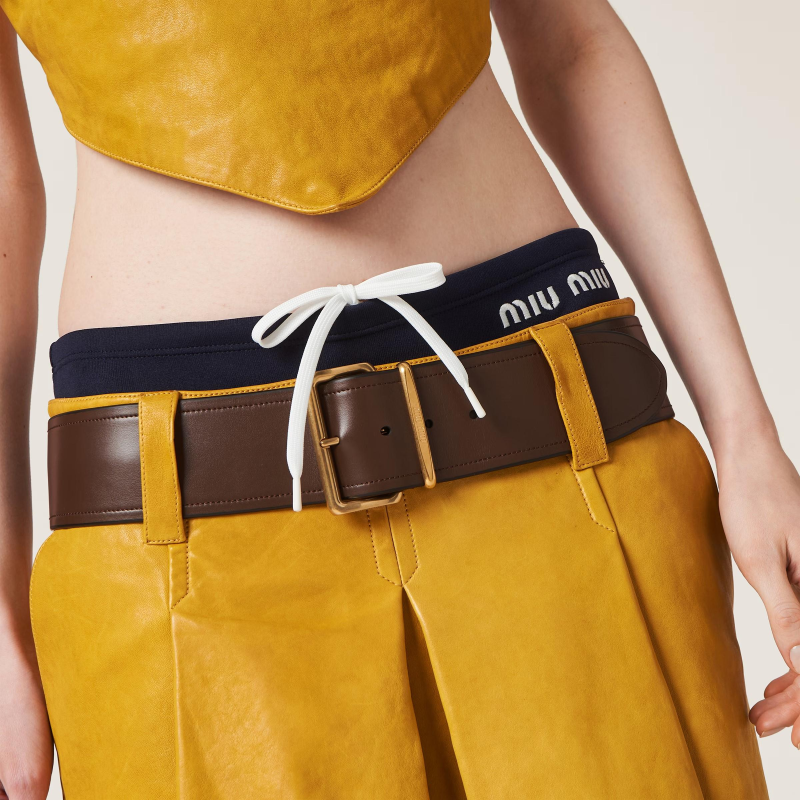
#> input picture content/inputs/test/cloth/cloth.jpg, 2400 x 2400 px, found by its file name (shown at 1/3 size); its folder holds only this picture in this run
$ python run.py
#> lines starting #> are read from the running program, lines starting #| are printed output that depends on the picture
from PIL import Image
import os


# running the preprocessing

def resize_img(path):
    im = Image.open(path)
#> im is the input picture: PIL image 2400x2400 RGB; mean R, G, B 179.5, 137.8, 79.7
    im = im.resize((768, 1024))
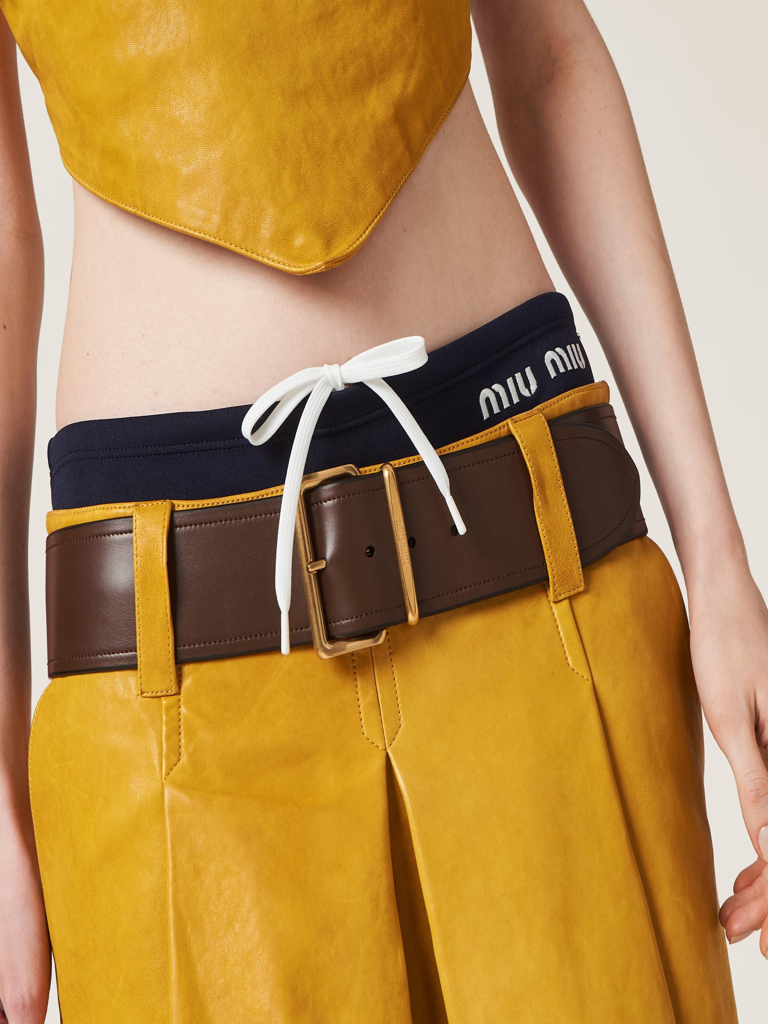
#> im: PIL image 768x1024 RGB; mean R, G, B 179.5, 137.8, 79.7
    im.save(path)


for path in os.listdir('/Users/helen/OneDrive/Documents/Repos/VirtualTryOn/content/inputs/test/cloth/'):
    resize_img(f'/Users/helen/OneDrive/Documents/Repos/VirtualTryOn/content/inputs/test/cloth/{path}')

os.chdir('/Users/helen/OneDrive/Documents/Repos/VirtualTryOn/clothes-virtual-try-on')
os.system("rm -rf /Users/helen/OneDrive/Documents/Repos/VirtualTryOn/content/inputs/test/cloth/.ipynb_checkpoints")
os.system("python cloth-mask.py")
os.chdir('/Users/helen/OneDrive/Documents/Repos/VirtualTryOn')
os.system("python /Users/helen/OneDrive/Documents/Repos/VirtualTryOn/clothes-virtual-try-on/remove_bg.py")
os.system(
    "python3 /Users/helen/OneDrive/Documents/Repos/VirtualTryOn/Self-Correction-Human-Parsing/simple_extractor.py --dataset 'lip' --model-restore '/content/Self-Correction-Human-Parsing/checkpoints/final.pth' --input-dir '/content/inputs/test/image' --output-dir '/content/inputs/test/image-parse'")
os.chdir('/Users/helen/OneDrive/Documents/Repos/VirtualTryOn')
os.system(
    "cd openpose && ./build/examples/openpose/openpose.bin --image_dir /Users/helen/OneDrive/Documents/Repos/VirtualTryOn/content/inputs/test/image/ --write_json /Users/helen/OneDrive/Documents/Repos/VirtualTryOn/content/inputs/test/openpose-json/ --display 0 --render_pose 0 --hand")
os.system(
    "cd openpose && ./build/examples/openpose/openpose.bin --image_dir /Users/helen/OneDrive/Documents/Repos/VirtualTryOn/content/inputs/test/image/ --display 0 --write_images /Users/helen/OneDrive/Documents/Repos/VirtualTryOn/content/inputs/test/openpose-img/ --hand --render_pose 1 --disable_blending true")

#> (the run stopped early here; a loop or call above may not have finished)
